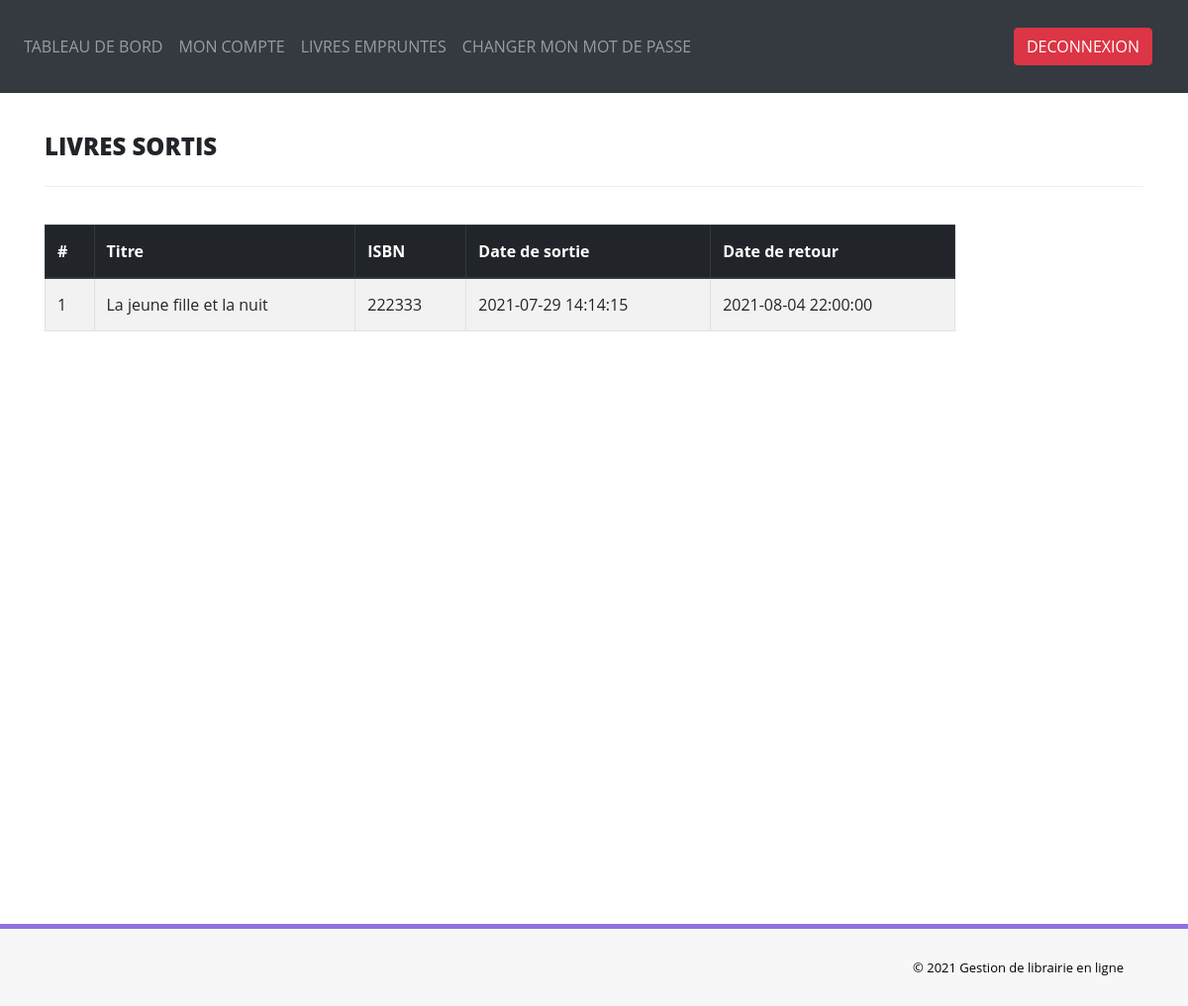
The page /issued-books.php (signed in) on the database its author committed.
### tables this page shows
CREATE TABLE IF NOT EXISTS `tblissuedbookdetails` (
  `id` int(11) NOT NULL AUTO_INCREMENT,
  `BookId` int(11) DEFAULT NULL,
  `ReaderID` varchar(150) DEFAULT NULL,
  `IssuesDate` timestamp NULL DEFAULT CURRENT_TIMESTAMP,
  `ReturnDate` timestamp NULL DEFAULT NULL ON UPDATE CURRENT_TIMESTAMP,
  `ReturnStatus` int(11) DEFAULT NULL,
  `fine` int(11) DEFAULT NULL,
  PRIMARY KEY (`id`)
);

CREATE TABLE IF NOT EXISTS `tblbooks` (
  `id` int(11) NOT NULL AUTO_INCREMENT,
  `BookName` varchar(255) DEFAULT NULL,
  `CatId` int(11) DEFAULT NULL,
  `AuthorId` int(11) DEFAULT NULL,
  `ISBNNumber` int(11) DEFAULT NULL,
  `BookPrice` int(11) DEFAULT NULL,
  `RegDate` timestamp NULL DEFAULT CURRENT_TIMESTAMP,
  `UpdationDate` timestamp NULL DEFAULT NULL ON UPDATE CURRENT_TIMESTAMP,
  `Image` varchar(255) DEFAULT NULL,
  PRIMARY KEY (`id`)
);

### issued-books.php (the view, shortened to what this page needs)
<?php
include('includes/config.php');
if(strlen($_SESSION['rdid'])==0) {
  header('location:index.php');
}else{
$sid =$_SESSION['rdid'];
$sql="SELECT tblbooks.BookName, tblbooks.ISBNNumber, tblissuedbookdetails.IssuesDate, tblissuedbookdetails.ReturnDate, tblissuedbookdetails.id
FROM tblissuedbookdetails
JOIN tblbooks ON tblissuedbookdetails.BookId=tblbooks.ISBNNumber
WHERE ReaderID=:sid
ORDER BY tblissuedbookdetails.id DESC";
$query=$dbh->prepare($sql);
$query->bindParam(':sid', $sid, PDO::PARAM_STR);
$query->execute();
$resultats= $query->fetchAll(PDO::FETCH_OBJ);
?>
<!DOCTYPE html>
<html lang="FR">
<head>
    <link rel="stylesheet" href="https://maxcdn.bootstrapcdn.com/bootstrap/4.0.0/css/bootstrap.min.css">
    <link href="assets/css/font-awesome.css" rel="stylesheet" />
    <link href="assets/css/style.css" rel="stylesheet" />
</head>
<body>
<?php include('includes/header.php');?>
<div class="content-wrapper">
         <div class="container">
        	<div class="row pad-botm">
            <div class="col-md-12">
                <h4 class="header-line">Livres sortis</h4>
            </div>
		</div>
		<div class="row">
			<div class="col-md-10 col-sm-6 col-xs-12 col-md-offset-1">
				<div class="panel panel-info">
                <div class="row">
                <div class="col">
                <table class="table table-striped table-bordered">
                        <thead class="thead-dark">
                            <tr>
                            <th scope="col">#</th>
                            <th scope="col">Titre</th>
                            <th scope="col">ISBN</th>
                            <th scope="col">Date de sortie</th>
                            <th scope="col">Date de retour</th>
                            </tr>
                        </thead>
                        <tbody>
                            <?php
                            if (is_array($resultats)){
                                $cnt= 1;
                                foreach ($resultats AS $result){
                                ?>
                                <tr>
                                <td><?php echo $cnt ?> </td>
                                <td> <?php echo $result-> BookName; ?></td>
                                <td><?php echo $result-> ISBNNumber; ?></td>
                                <td><?php echo $result-> IssuesDate; ?></td>
                                <td>
                                <?php if($result->ReturnDate ==""){
                                    ?>
                                    <span style="color:red">
                                        Non retourné
                                    </span>
                                <?php } else {
                                    echo $result->ReturnDate;
                                    }
                                ?>
                                </td>
                                </tr>
                                <?php
                                $cnt++;
                                }
                            }
                    ?>
                        </tbody>
                        </table>
            </div>
        </div>
                </div>
             </div>
        </div>
    </div>
</div>
  <?php include('includes/footer.php');?>
</body>
</html>
<?php } ?>

### assets/css/style.css (style rules this page uses)
body { font-family: 'Open Sans', sans-serif; line-height:28px; }
.content-wrapper { margin-top: 40px; min-height:800px; padding-bottom:90px; }
.header-line { font-weight:900; padding-bottom:25px; border-bottom:1px solid #eeeeee; text-transform:uppercase; }
.pad-botm { padding-bottom:30px; }

### rows shown on the page
tblissuedbookdetails: tblbooks.BookName "La jeune fille et la nuit", tblbooks.ISBNNumber "222333", IssuesDate "2021-07-29 14:14:15", ReturnDate "2021-08-04 22:00:00"
